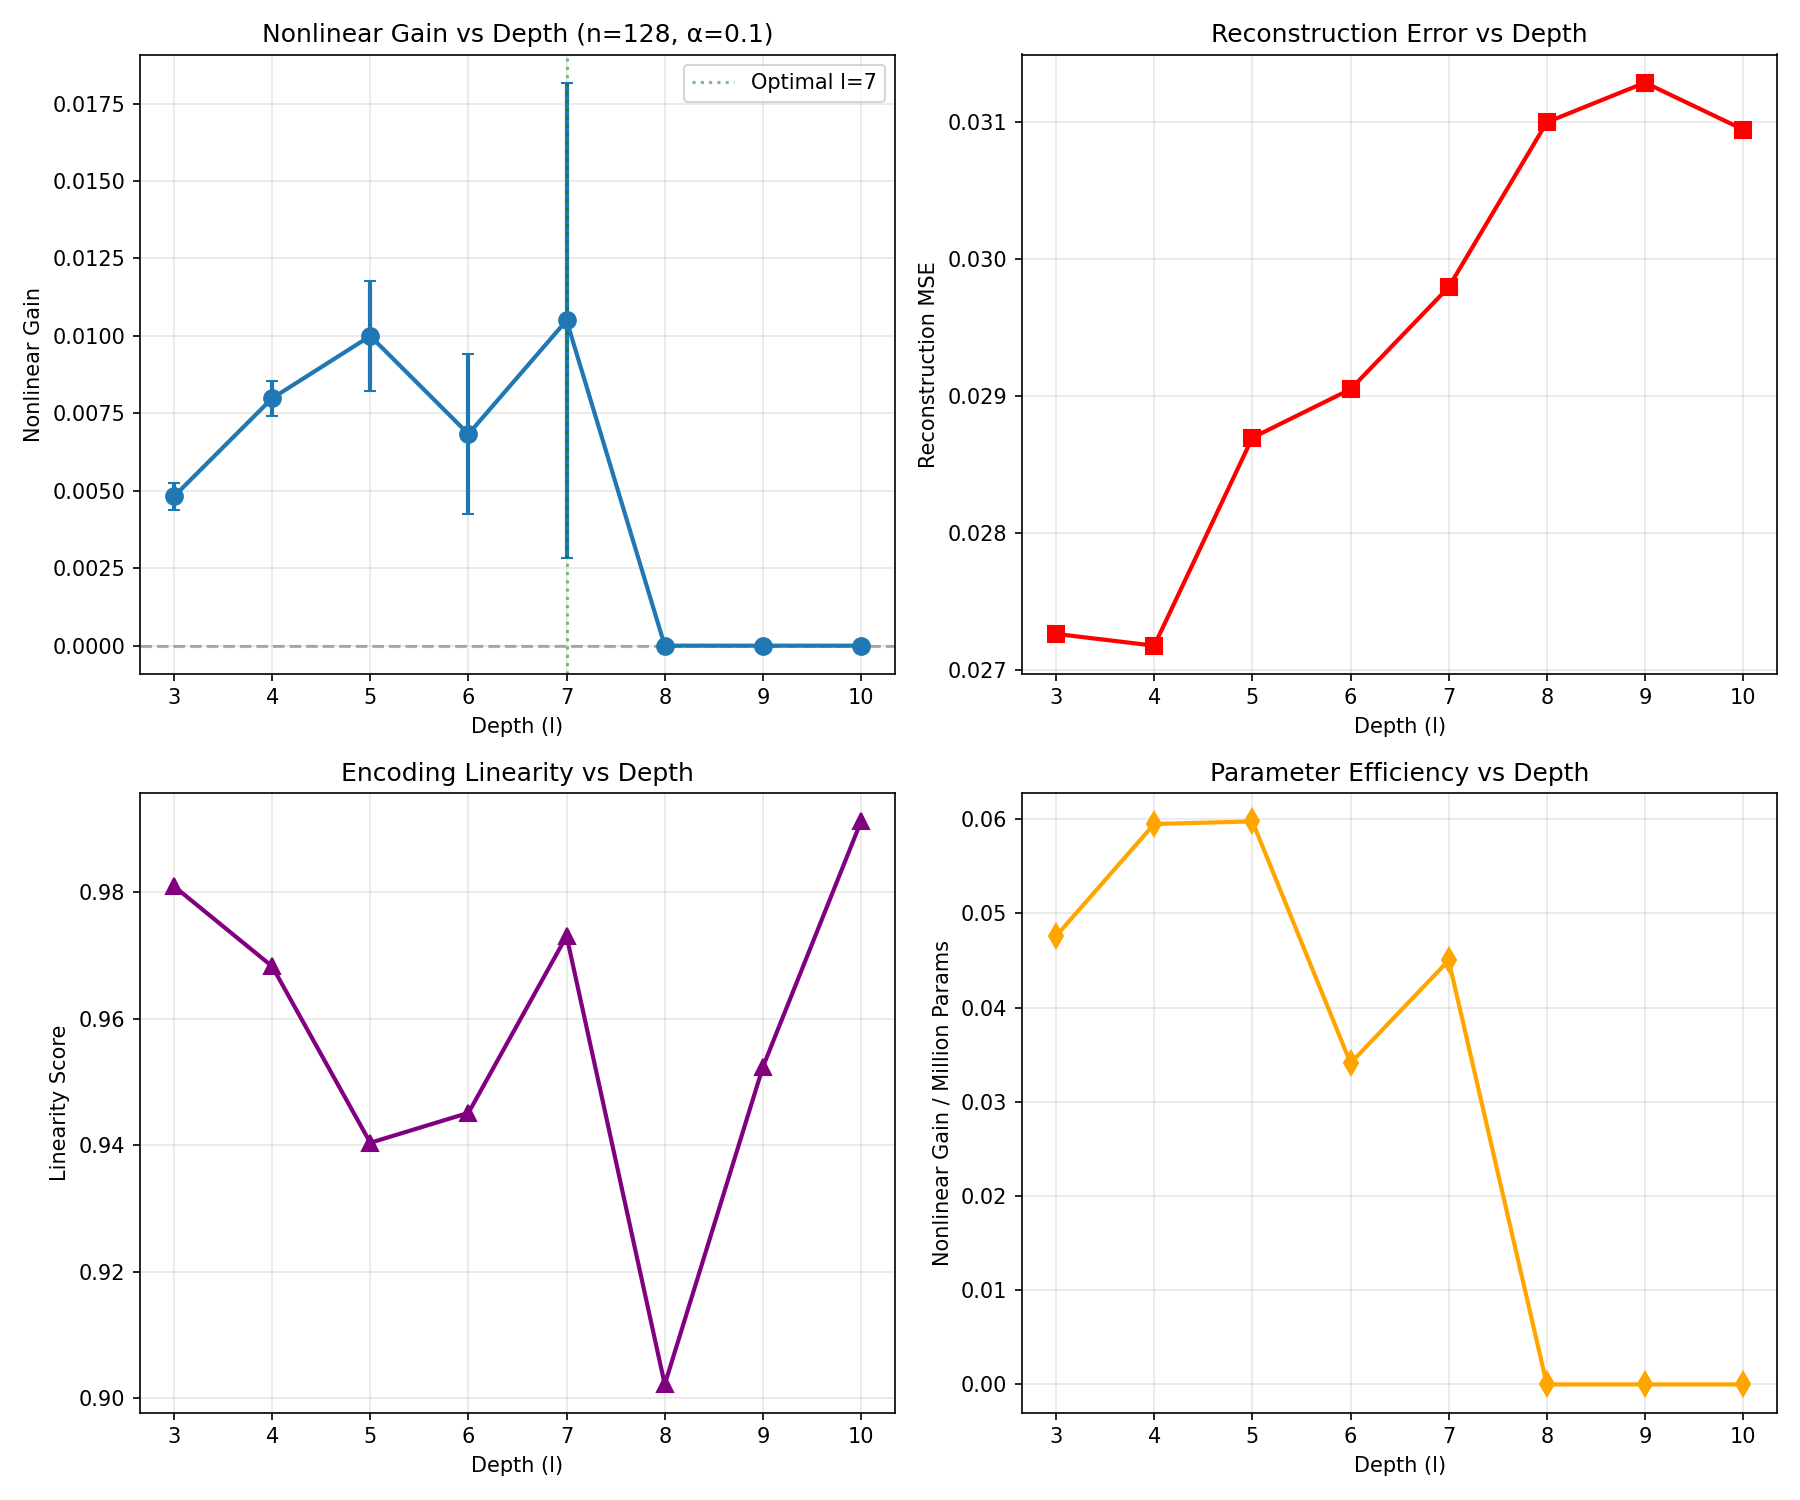

This figure's Python source:
"""
Experiment 14: Extended Depth Search at the Sweet Spot n=128

Key question: Does the depth-gain relationship plateau, or does it continue increasing beyond l=5-6?

Prior findings:
- Exp 10: At n=128, optimal depth was l=6 (our maximum tested), achieving gain=0.00845
- Exp 13: n=128 with α=0.1, l=5 achieved gain=0.01204 (highest ever)
- All prior experiments capped depth at l=5 or l=6

Hypothesis:
1. At n=128 (the sweet spot), nonlinear gain may continue increasing with depth beyond l=6
2. There should be an eventual plateau or diminishing returns
3. Very deep networks may require even more training to realize their potential

Design:
- Fixed n=128, m=8 (CR=16), α=0.1 (best from Exp 13 at n=128)
- Test l ∈ {3, 4, 5, 6, 7, 8, 9, 10}
- Scaled training: steps ∝ (l+1) to account for depth (more generous than prior)
- 3 seeds for reliability
"""

import torch
import torch.nn as nn
import torch.optim as optim
import numpy as np
import matplotlib.pyplot as plt
from tqdm import tqdm
import json
import os

device = torch.device('cuda' if torch.cuda.is_available() else 'cpu')
print(f"Using device: {device}")

OUTPUT_DIR = "/Users/williamcuozzo/Desktop/ai_projects/nonlinear_features/results_2026-02-26_2340/experiment_14"


class Autoencoder(nn.Module):
    def __init__(self, n: int, m: int, l: int, negative_slope: float):
        super().__init__()
        self.n = n
        self.m = m
        self.l = l
        self.negative_slope = negative_slope

        encoder_layers = []
        for i in range(l):
            encoder_layers.append(nn.Linear(n, n))
            encoder_layers.append(nn.LeakyReLU(negative_slope=negative_slope))
        encoder_layers.append(nn.Linear(n, m))
        self.encoder = nn.Sequential(*encoder_layers)

        decoder_layers = []
        decoder_layers.append(nn.Linear(m, n))
        decoder_layers.append(nn.LeakyReLU(negative_slope=negative_slope))
        for i in range(l - 1):
            decoder_layers.append(nn.Linear(n, n))
            decoder_layers.append(nn.LeakyReLU(negative_slope=negative_slope))
        if l > 0:
            decoder_layers.append(nn.Linear(n, n))
        self.decoder = nn.Sequential(*decoder_layers)

    def encode(self, x):
        return self.encoder(x)

    def decode(self, z):
        return self.decoder(z)

    def forward(self, x):
        z = self.encode(x)
        return self.decode(z), z


def generate_sparse_data(n_samples: int, n_features: int, sparsity: float = 0.1) -> torch.Tensor:
    mask = (torch.rand(n_samples, n_features) < sparsity).float()
    values = torch.rand(n_samples, n_features)
    return (mask * values).to(device)


def measure_encoding_linearity(model, n_samples=500, sparsity=0.1):
    """Measure linearity metrics for the encoder."""
    model.eval()

    with torch.no_grad():
        x = generate_sparse_data(n_samples, model.n, sparsity)
        z = model.encode(x)

        # Fit best linear approximation
        x_with_bias = torch.cat([x, torch.ones(n_samples, 1, device=device)], dim=1)
        W_linear = torch.linalg.lstsq(x_with_bias, z).solution
        z_linear = x_with_bias @ W_linear

        # Linearity score
        z_var = z.var(dim=0).sum()
        residual_var = (z - z_linear).var(dim=0).sum()
        linearity_score = 1 - (residual_var / (z_var + 1e-8)).item()

        # Reconstruction comparison
        x_recon_full, _ = model(x)
        x_recon_linear = model.decode(z_linear)

        mse_full = nn.functional.mse_loss(x_recon_full, x).item()
        mse_linear = nn.functional.mse_loss(x_recon_linear, x).item()
        nonlinear_gain = (mse_linear - mse_full) / (mse_linear + 1e-8)

        # Effective dimensionality of latent space
        z_centered = z - z.mean(dim=0, keepdim=True)
        singular_values = torch.linalg.svdvals(z_centered)
        sv_normalized = singular_values / singular_values.sum()
        effective_dim = (1.0 / (sv_normalized ** 2).sum()).item()
        effective_dim_ratio = effective_dim / model.m

        # Top-1 variance fraction
        sv_squared = singular_values ** 2
        top1_var = (sv_squared[0] / sv_squared.sum()).item()

    model.train()
    return {
        'linearity_score': linearity_score,
        'mse_full': mse_full,
        'mse_linear': mse_linear,
        'nonlinear_gain': nonlinear_gain,
        'effective_dim': effective_dim,
        'effective_dim_ratio': effective_dim_ratio,
        'top1_var': top1_var
    }


def train_model(model, n_steps, batch_size=256, sparsity=0.1, lr=1e-3):
    """Train model for n_steps."""
    optimizer = optim.Adam(model.parameters(), lr=lr)
    losses = []

    for step in range(n_steps):
        x = generate_sparse_data(batch_size, model.n, sparsity)
        optimizer.zero_grad()
        x_recon, z = model(x)
        loss = nn.functional.mse_loss(x_recon, x)
        loss.backward()
        optimizer.step()
        losses.append(loss.item())

    return np.mean(losses[-50:]) if len(losses) >= 50 else np.mean(losses)


def run_experiment():
    """Main experiment: test extended depth range at n=128."""

    # Fixed parameters (using best config from Exp 13)
    n = 128
    m = 8  # CR=16
    alpha = 0.1  # Best for n=128 from Exp 13
    sparsity = 0.1

    # Extended depth range
    depths = [3, 4, 5, 6, 7, 8, 9, 10]

    # Generous training scaling
    base_steps = 100  # Per depth level
    n_seeds = 3

    all_results = []

    print("=" * 60)
    print("Experiment 14: Extended Depth Search at n=128")
    print("=" * 60)
    print(f"n={n}, m={m}, CR={n//m}, α={alpha}")
    print(f"Depths: {depths}")
    print(f"Base steps: {base_steps} × (l+1)")
    print(f"Seeds: {n_seeds}")
    print("=" * 60)

    total_configs = len(depths) * n_seeds
    pbar = tqdm(total=total_configs, desc="Running experiments")

    for l in depths:
        # Scale training linearly with depth
        n_steps = base_steps * (l + 1)

        for seed in range(n_seeds):
            torch.manual_seed(42 + seed)
            np.random.seed(42 + seed)

            model = Autoencoder(n, m, l, negative_slope=alpha).to(device)
            n_params = sum(p.numel() for p in model.parameters())

            final_loss = train_model(model, n_steps, sparsity=sparsity)

            metrics = measure_encoding_linearity(model, sparsity=sparsity)

            result = {
                'n': n,
                'm': m,
                'l': l,
                'alpha': alpha,
                'compression_ratio': n // m,
                'seed': seed,
                'n_params': n_params,
                'n_steps': n_steps,
                'final_loss': final_loss,
                **metrics
            }
            all_results.append(result)

            pbar.set_postfix({'l': l, 'gain': f"{metrics['nonlinear_gain']:.5f}"})
            pbar.update(1)

    pbar.close()
    return all_results


def analyze_and_plot(results):
    """Analyze results and create visualizations."""

    print("\n" + "=" * 60)
    print("ANALYSIS")
    print("=" * 60)

    depths = sorted(list(set(r['l'] for r in results)))

    # Aggregate by depth
    depth_stats = {}
    for l in depths:
        subset = [r for r in results if r['l'] == l]
        gains = [r['nonlinear_gain'] for r in subset]
        mses = [r['mse_full'] for r in subset]
        linearities = [r['linearity_score'] for r in subset]

        depth_stats[l] = {
            'mean_gain': np.mean(gains),
            'std_gain': np.std(gains),
            'max_gain': np.max(gains),
            'mean_mse': np.mean(mses),
            'mean_linearity': np.mean(linearities),
            'n_steps': subset[0]['n_steps'],
            'n_params': subset[0]['n_params']
        }

    # Overall correlations
    all_l = [r['l'] for r in results]
    all_gain = [r['nonlinear_gain'] for r in results]
    all_mse = [r['mse_full'] for r in results]
    all_linearity = [r['linearity_score'] for r in results]

    depth_gain_corr = np.corrcoef(all_l, all_gain)[0, 1]
    depth_mse_corr = np.corrcoef(all_l, all_mse)[0, 1]
    depth_linearity_corr = np.corrcoef(all_l, all_linearity)[0, 1]

    print(f"\n  CORRELATIONS:")
    print(f"    Depth vs Nonlinear Gain: r = {depth_gain_corr:.3f}")
    print(f"    Depth vs MSE: r = {depth_mse_corr:.3f}")
    print(f"    Depth vs Linearity: r = {depth_linearity_corr:.3f}")

    # Results table
    print(f"\n  DEPTH EFFECTS:")
    print(f"  {'l':>3} | {'Steps':>6} | {'Params':>8} | {'Gain (mean±std)':>18} | {'MSE':>8} | {'Linearity':>9}")
    print(f"  {'-'*3}-+-{'-'*6}-+-{'-'*8}-+-{'-'*18}-+-{'-'*8}-+-{'-'*9}")

    for l in depths:
        s = depth_stats[l]
        print(f"  {l:>3} | {s['n_steps']:>6} | {s['n_params']:>8} | {s['mean_gain']:.5f} ± {s['std_gain']:.5f} | {s['mean_mse']:.5f} | {s['mean_linearity']:.5f}")

    # Find optimal depth
    mean_gains = [depth_stats[l]['mean_gain'] for l in depths]
    optimal_depth = depths[np.argmax(mean_gains)]
    max_gain = max(mean_gains)

    print(f"\n  OPTIMAL DEPTH: l={optimal_depth} with mean gain={max_gain:.5f}")

    # Check for plateau
    gains_array = np.array(mean_gains)
    if len(gains_array) >= 3:
        # Check if gains plateau (diminishing returns)
        first_half = gains_array[:len(gains_array)//2]
        second_half = gains_array[len(gains_array)//2:]
        first_half_growth = (first_half[-1] - first_half[0]) / (len(first_half) - 1) if len(first_half) > 1 else 0
        second_half_growth = (second_half[-1] - second_half[0]) / (len(second_half) - 1) if len(second_half) > 1 else 0

        print(f"\n  PLATEAU ANALYSIS:")
        print(f"    First half growth rate: {first_half_growth:.6f} per depth level")
        print(f"    Second half growth rate: {second_half_growth:.6f} per depth level")
        if second_half_growth < first_half_growth * 0.5:
            print(f"    ⚠️ Diminishing returns detected in second half")
        elif second_half_growth > first_half_growth:
            print(f"    📈 Growth accelerating - no plateau yet")
        else:
            print(f"    → Roughly linear growth - plateau not reached")

    # Check if we hit the ceiling
    if optimal_depth == max(depths):
        print(f"\n  ⚠️ Optimal depth is at maximum tested ({optimal_depth}). True optimum may be higher.")
    else:
        print(f"\n  ✓ Depth ceiling found at l={optimal_depth}. Gains decline beyond this depth.")

    # Create visualizations
    fig, axes = plt.subplots(2, 2, figsize=(12, 10))

    # Plot 1: Nonlinear gain vs depth
    ax = axes[0, 0]
    means = [depth_stats[l]['mean_gain'] for l in depths]
    stds = [depth_stats[l]['std_gain'] for l in depths]
    ax.errorbar(depths, means, yerr=stds, marker='o', capsize=3, linewidth=2, markersize=8)
    ax.axhline(y=0, color='k', linestyle='--', alpha=0.3)
    ax.set_xlabel('Depth (l)')
    ax.set_ylabel('Nonlinear Gain')
    ax.set_title(f'Nonlinear Gain vs Depth (n=128, α=0.1)')
    ax.grid(True, alpha=0.3)
    ax.set_xticks(depths)

    # Mark optimal
    ax.axvline(x=optimal_depth, color='green', linestyle=':', alpha=0.5, label=f'Optimal l={optimal_depth}')
    ax.legend()

    # Plot 2: MSE vs depth
    ax = axes[0, 1]
    mses = [depth_stats[l]['mean_mse'] for l in depths]
    ax.plot(depths, mses, marker='s', linewidth=2, markersize=8, color='red')
    ax.set_xlabel('Depth (l)')
    ax.set_ylabel('Reconstruction MSE')
    ax.set_title('Reconstruction Error vs Depth')
    ax.grid(True, alpha=0.3)
    ax.set_xticks(depths)

    # Plot 3: Linearity score vs depth
    ax = axes[1, 0]
    linearities = [depth_stats[l]['mean_linearity'] for l in depths]
    ax.plot(depths, linearities, marker='^', linewidth=2, markersize=8, color='purple')
    ax.set_xlabel('Depth (l)')
    ax.set_ylabel('Linearity Score')
    ax.set_title('Encoding Linearity vs Depth')
    ax.grid(True, alpha=0.3)
    ax.set_xticks(depths)

    # Plot 4: Gain per parameter (efficiency)
    ax = axes[1, 1]
    params = [depth_stats[l]['n_params'] for l in depths]
    gains = [depth_stats[l]['mean_gain'] for l in depths]
    efficiency = [g / (p / 1e6) for g, p in zip(gains, params)]  # Gain per million parameters
    ax.plot(depths, efficiency, marker='d', linewidth=2, markersize=8, color='orange')
    ax.set_xlabel('Depth (l)')
    ax.set_ylabel('Nonlinear Gain / Million Params')
    ax.set_title('Parameter Efficiency vs Depth')
    ax.grid(True, alpha=0.3)
    ax.set_xticks(depths)

    plt.tight_layout()
    plt.savefig(f'{OUTPUT_DIR}/extended_depth_search.png', dpi=150)
    plt.close()
    print(f"\nSaved plot to {OUTPUT_DIR}/extended_depth_search.png")

    # Summary
    print("\n" + "=" * 60)
    print("SUMMARY")
    print("=" * 60)
    print(f"  Depth range tested: l={min(depths)} to l={max(depths)}")
    print(f"  Depth-gain correlation: r = {depth_gain_corr:.3f}")
    print(f"  Optimal depth: l={optimal_depth}")
    print(f"  Maximum nonlinear gain: {max_gain:.5f}")
    print(f"  Best individual run: {max([r['nonlinear_gain'] for r in results]):.5f}")

    # Save results
    def make_serializable(obj):
        if isinstance(obj, (np.floating, np.float32, np.float64)):
            return float(obj)
        elif isinstance(obj, (np.integer, np.int32, np.int64)):
            return int(obj)
        elif isinstance(obj, dict):
            return {str(k): make_serializable(v) for k, v in obj.items()}
        elif isinstance(obj, list):
            return [make_serializable(v) for v in obj]
        return obj

    stats = {
        'depth_gain_corr': depth_gain_corr,
        'depth_mse_corr': depth_mse_corr,
        'depth_linearity_corr': depth_linearity_corr,
        'optimal_depth': optimal_depth,
        'max_mean_gain': max_gain,
        'max_individual_gain': max([r['nonlinear_gain'] for r in results]),
        'depth_stats': depth_stats
    }

    serializable_results = make_serializable(results)
    serializable_stats = make_serializable(stats)

    with open(f'{OUTPUT_DIR}/results.json', 'w') as f:
        json.dump({
            'results': serializable_results,
            'stats': serializable_stats
        }, f, indent=2)
    print(f"Saved results to {OUTPUT_DIR}/results.json")

    return serializable_stats


if __name__ == "__main__":
    results = run_experiment()
    stats = analyze_and_plot(results)
